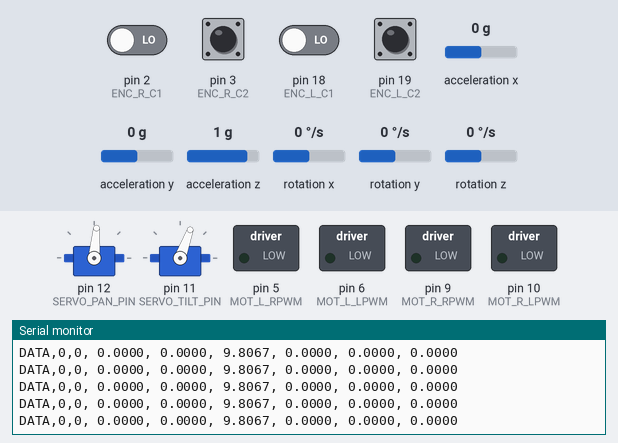
This sketch was run on a simulated Arduino Mega 2560, built with avr-gcc and run on an emulated ATmega2560. On the bench: 2 × servo, switched loads named in the sketch (green lamp = pin HIGH), the last lines printed to the serial monitor. Inputs (shaded band) come from the test bench; at power-on: pin 3 (ENC_R_C2), pin 19 (ENC_L_C2) HIGH, pin 2 (ENC_R_C1), pin 18 (ENC_L_C1) LOW, acceleration x 0 g, acceleration y 0 g, acceleration z 1 g, rotation x 0 °/s, rotation y 0 °/s, rotation z 0 °/s.

Above: at 1.3 s.
1.4 s: acceleration x set to -0.2 g
At 1.42 s:
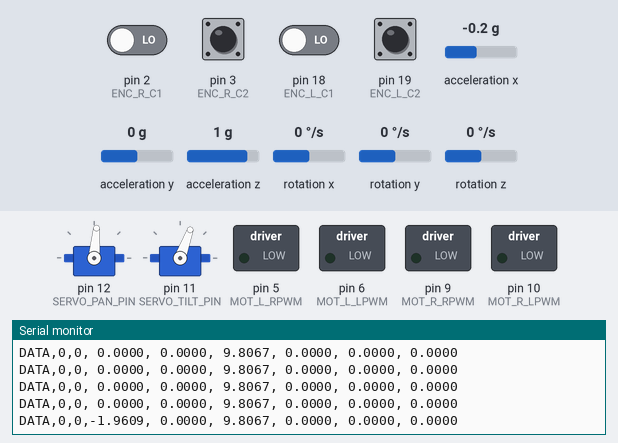
3.3 s: acceleration y set to -0.2 g
At 3.32 s:
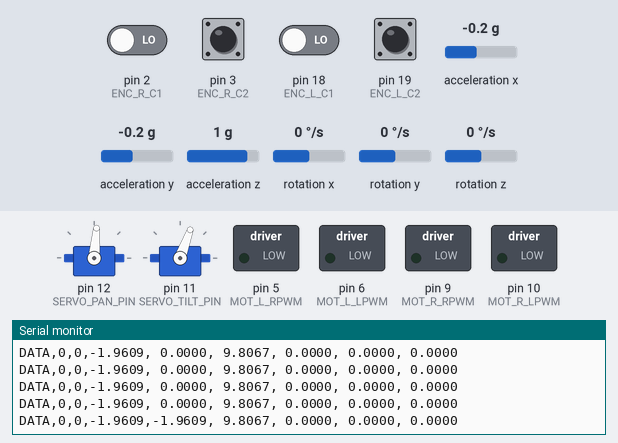
5.2 s: acceleration z set to 0.1 g
At 5.22 s:
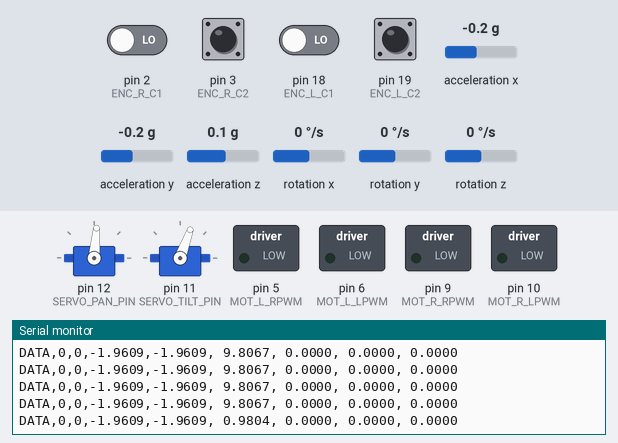
6.7 s: acceleration z set to -0.2 g
At 6.72 s:
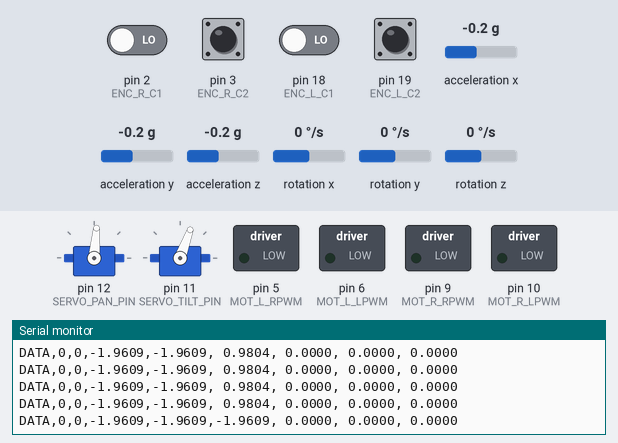

Measured:
- the behaviour switches between 0 and -0.1 g on acceleration x (found by bisection; images 0 and 1)
- the behaviour switches between 0 and -0.1 g on acceleration y (found by bisection; images 1 and 2)
- the behaviour switches between 0 and -0.1 g on acceleration z (found by bisection; images 3 and 4)
- after the input at 1.4 s, the serial monitor: prints a new line at once (image 1)
- after the input at 3.3 s, the serial monitor: prints a new line at once (image 2)
- after the input at 5.2 s, the serial monitor: prints a new line at once (image 3)
- after the input at 6.7 s, the serial monitor: prints a new line at once (image 4)

The sketch:

robot_firmware.ino
```cpp
/*
* Differential Drive Tracked Robot - Arduino Mega 2560 Firmware
*
* Required Libraries:
*   - Wire.h        (built-in)
*   - MPU6050.h     (Install from Library Manager: "MPU6050 by Electronic Cats"
*                    or "I2Cdevlib-MPU6050" by Jeff Rowberg)
*   - I2Cdev.h      (bundled with MPU6050 library above)
*
* Hardware:
*   - Encoder LEFT:  C1->Pin18(INT5), C2->Pin19(INT4), 3960 PPR
*   - Encoder RIGHT: C1->Pin2(INT0),  C2->Pin3(INT1),  3960 PPR
*   - Motor LEFT:    RPWM->Pin5, LPWM->Pin6  (BTS7960, EN hardwired 5V)
*   - Motor RIGHT:   RPWM->Pin9, LPWM->Pin10 (BTS7960, EN hardwired 5V)
*   - MPU6050:       SDA->Pin20, SCL->Pin21
*
* Serial Protocol (115200 baud):
*   Pi -> Arduino:  "CMD,<v_left>,<v_right>\n"  (m/s, float)
*   Arduino -> Pi:  "DATA,<tL>,<tR>,<ax>,<ay>,<az>,<gx>,<gy>,<gz>\n"
*   Data rate: 20 Hz (every 50 ms)
*/


#include <Servo.h>
#include <Wire.h>
#include <I2Cdev.h>
#include <MPU6050.h>


// ============================================================
// Pin Definitions
// ============================================================


// Encoder LEFT
#define ENC_L_C1  18  // INT5
#define ENC_L_C2  19  // INT4


// Encoder RIGHT
#define ENC_R_C1  2   // INT0
#define ENC_R_C2  3   // INT1


// Motor LEFT (BTS7960)
#define MOT_L_RPWM  5   // Forward
#define MOT_L_LPWM  6   // Reverse


// Motor RIGHT (BTS7960)
#define MOT_R_RPWM  9   // Forward
#define MOT_R_LPWM  10  // Reverse


// Pan-Tilt Servos
#define SERVO_PAN_PIN   12
#define SERVO_TILT_PIN  11


// ============================================================
// Robot Parameters
// ============================================================


#define WHEEL_RADIUS    0.03f   // meters
#define WHEELBASE       0.22f   // meters
#define ENCODER_PPR     3960L   // pulses per revolution (output shaft)
#define MAX_SPEED       0.3f    // m/s


// Conversion: v = (delta_ticks / PPR) * 2 * PI * r / dt
// At 50ms interval: v = (delta_ticks / 3960) * 2 * PI * 0.03 / 0.05
#define TICKS_TO_MPS    (2.0f * PI * WHEEL_RADIUS / (float)ENCODER_PPR)


// ============================================================
// Timing
// ============================================================


#define CONTROL_INTERVAL_MS   50    // 20 Hz
#define CMD_TIMEOUT_MS        1000  // Safety stop if no command


// ============================================================
// PID Parameters
// ============================================================


#define KP  350.0f
#define KI  80.0f
#define KD  4.0f
#define PWM_DEADBAND_L 50
#define PWM_DEADBAND_R 62
#define INTEGRAL_LIMIT  250.0f
#define PWM_MAX         255


// ============================================================
// MPU6050 Calibration Offsets (adjust after calibration)
// ============================================================


#define ACCEL_OFFSET_X  0
#define ACCEL_OFFSET_Y  0
#define ACCEL_OFFSET_Z  0
#define GYRO_OFFSET_X   0
#define GYRO_OFFSET_Y   0
#define GYRO_OFFSET_Z   0


// ============================================================
// Global Variables
// ============================================================


// Encoder tick counters (volatile, accessed in ISRs)
volatile long enc_ticks_L = 0;
volatile long enc_ticks_R = 0;


// Previous tick snapshots for velocity calculation
long prev_ticks_L = 0;
long prev_ticks_R = 0;


// PID state - LEFT
float pid_setpoint_L = 0.0f;
float pid_integral_L = 0.0f;
float pid_prev_error_L = 0.0f;


// PID state - RIGHT
float pid_setpoint_R = 0.0f;
float pid_integral_R = 0.0f;
float pid_prev_error_R = 0.0f;


// MPU6050
MPU6050 mpu;
int16_t raw_ax, raw_ay, raw_az;
int16_t raw_gx, raw_gy, raw_gz;


// Timing
unsigned long last_control_time = 0;
unsigned long last_cmd_time = 0;


// Serial parsing buffer
#define SERIAL_BUF_SIZE 64
char serial_buf[SERIAL_BUF_SIZE];
uint8_t serial_idx = 0;


// Pan-Tilt States
Servo panServo;
Servo tiltServo;

int targetPan = 85;
int targetTilt = 70;
int currentPan = 85;
int currentTilt = 70;
unsigned long lastServoUpdateTime = 0;
#define SERVO_UPDATE_INTERVAL_MS 15


// ============================================================
// Encoder ISRs - Quadrature X4 Decoding
// ============================================================


// LEFT encoder - C1 (Pin 18) change
void isr_enc_L_C1() {
 uint8_t c1 = digitalRead(ENC_L_C1);
 uint8_t c2 = digitalRead(ENC_L_C2);
 if (c1 == c2) {
   enc_ticks_L++;
 } else {
   enc_ticks_L--;
 }
}


// LEFT encoder - C2 (Pin 19) change
void isr_enc_L_C2() {
 uint8_t c1 = digitalRead(ENC_L_C1);
 uint8_t c2 = digitalRead(ENC_L_C2);
 if (c1 == c2) {
   enc_ticks_L--;
 } else {
   enc_ticks_L++;
 }
}


// RIGHT encoder - C1 (Pin 2) change
void isr_enc_R_C1() {
 uint8_t c1 = digitalRead(ENC_R_C1);
 uint8_t c2 = digitalRead(ENC_R_C2);
 if (c1 == c2) {
   enc_ticks_R--;
 } else {
   enc_ticks_R++;
 }
}


// RIGHT encoder - C2 (Pin 3) change
void isr_enc_R_C2() {
 uint8_t c1 = digitalRead(ENC_R_C1);
 uint8_t c2 = digitalRead(ENC_R_C2);
 if (c1 == c2) {
   enc_ticks_R++;
 } else {
   enc_ticks_R--;
 }
}


// ============================================================
// Setup Functions
// ============================================================


void setupEncoders() {
pinMode(ENC_L_C1, INPUT);
pinMode(ENC_L_C2, INPUT);
pinMode(ENC_R_C1, INPUT);
pinMode(ENC_R_C2, INPUT);


 // Attach interrupts on CHANGE for full quadrature (X4)
 attachInterrupt(digitalPinToInterrupt(ENC_L_C1), isr_enc_L_C1, CHANGE);
 attachInterrupt(digitalPinToInterrupt(ENC_L_C2), isr_enc_L_C2, CHANGE);
 attachInterrupt(digitalPinToInterrupt(ENC_R_C1), isr_enc_R_C1, CHANGE);
 attachInterrupt(digitalPinToInterrupt(ENC_R_C2), isr_enc_R_C2, CHANGE);
}


void setupMotors() {
 pinMode(MOT_L_RPWM, OUTPUT);
 pinMode(MOT_L_LPWM, OUTPUT);
 pinMode(MOT_R_RPWM, OUTPUT);
 pinMode(MOT_R_LPWM, OUTPUT);


 // Start with motors stopped
 analogWrite(MOT_L_RPWM, 0);
 analogWrite(MOT_L_LPWM, 0);
 analogWrite(MOT_R_RPWM, 0);
 analogWrite(MOT_R_LPWM, 0);
}


void setupMPU() {
 Wire.begin();
 Wire.setClock(400000);  // 400 kHz I2C


 mpu.initialize();


 if (!mpu.testConnection()) {
   Serial.println("ERROR: MPU6050 not found!");
 } else {
   Serial.println("MPU6050 connected.");
 }


 // Apply calibration offsets
 mpu.setXAccelOffset(ACCEL_OFFSET_X);
 mpu.setYAccelOffset(ACCEL_OFFSET_Y);
 mpu.setZAccelOffset(ACCEL_OFFSET_Z);
 mpu.setXGyroOffset(GYRO_OFFSET_X);
 mpu.setYGyroOffset(GYRO_OFFSET_Y);
 mpu.setZGyroOffset(GYRO_OFFSET_Z);


 // Set ranges: ±2g accel, ±250 deg/s gyro
 mpu.setFullScaleAccelRange(MPU6050_ACCEL_FS_2);
 mpu.setFullScaleGyroRange(MPU6050_GYRO_FS_250);
}


// ============================================================
// Motor Control
// ============================================================


// Set PWM for a motor side. pwm_value is signed: positive=forward, negative=reverse.
// side: 0 = LEFT, 1 = RIGHT
void setPWM(uint8_t side, int16_t pwm_value) {
 // Clamp to valid range
 if (pwm_value > PWM_MAX) pwm_value = PWM_MAX;
 if (pwm_value < -PWM_MAX) pwm_value = -PWM_MAX;


 uint8_t rpwm_pin, lpwm_pin;
 if (side == 0) {
   rpwm_pin = MOT_L_RPWM;
   lpwm_pin = MOT_L_LPWM;
 } else {
   rpwm_pin = MOT_R_RPWM;
   lpwm_pin = MOT_R_LPWM;
 }


 // Deadband compensation: map non-zero PWM to above motor threshold
 if (pwm_value != 0) {
   int deadband = (side == 0) ? PWM_DEADBAND_L : PWM_DEADBAND_R;
   int abs_pwm = (pwm_value > 0) ? pwm_value : -pwm_value;
   // Scale abs_pwm (1-255) to (deadband-255)
   abs_pwm = deadband + (int)((255 - deadband) * (abs_pwm - 1) / 254.0f);
   abs_pwm = constrain(abs_pwm, deadband, 255);
   pwm_value = (pwm_value > 0) ? abs_pwm : -abs_pwm;
 }


 if (pwm_value > 0) {
   analogWrite(lpwm_pin, 0);
   analogWrite(rpwm_pin, (uint8_t)pwm_value);
 } else if (pwm_value < 0) {
   analogWrite(rpwm_pin, 0);
   analogWrite(lpwm_pin, (uint8_t)(-pwm_value));
 } else {
   analogWrite(rpwm_pin, 0);
   analogWrite(lpwm_pin, 0);
 }
}


// ============================================================
// PID Controller
// ============================================================


// Compute PID for one wheel. Returns signed PWM output.
// setpoint and measured are in m/s. dt is in seconds.
int16_t computePID(float setpoint, float measured, float dt,
                  float *integral, float *prev_error) {
 float error = setpoint - measured;


 // Proportional
 float p_term = KP * error;


 // Integral with anti-windup
 // Boost integral accumulation when error is large
 float integral_gain = (fabsf(error) > 0.05f) ? 2.0f : 1.0f;
 *integral += error * dt * integral_gain;
 if (*integral > INTEGRAL_LIMIT) *integral = INTEGRAL_LIMIT;
 if (*integral < -INTEGRAL_LIMIT) *integral = -INTEGRAL_LIMIT;
 float i_term = KI * (*integral);


 // Derivative
 float d_term = 0.0f;
 if (dt > 0.0f) {
   d_term = KD * (error - *prev_error) / dt;
 }
 *prev_error = error;


 // Sum and clamp
 float output = p_term + i_term + d_term;


 // Direction is determined by setpoint sign; PID output magnitude drives PWM
 int16_t pwm_out;
 if (setpoint >= 0.0f) {
   pwm_out = (int16_t)constrain(output, 0, PWM_MAX);
 } else {
   // For negative setpoint, error and output are negative
   // output will be negative, so we pass it through directly
   pwm_out = (int16_t)constrain(output, -PWM_MAX, 0);
 }


 // If setpoint is zero, force output to zero (coast)
 if (fabsf(setpoint) < 0.001f) {
   *integral = 0.0f;
   *prev_error = 0.0f;
   pwm_out = 0;
 }


 return pwm_out;
}


// ============================================================
// MPU6050 Reading
// ============================================================


// Accel scale: ±2g  -> 16384 LSB/g  -> 1 LSB = 9.80665/16384 m/s²
// Gyro scale:  ±250 -> 131 LSB/°/s  -> 1 LSB = (PI/180)/131 rad/s
#define ACCEL_SCALE  (9.80665f / 16384.0f)
#define GYRO_SCALE   (PI / 180.0f / 131.0f)


float ax_mps2, ay_mps2, az_mps2;  // m/s²
float gx_rads, gy_rads, gz_rads;  // rad/s


void readMPU() {
 mpu.getMotion6(&raw_ax, &raw_ay, &raw_az, &raw_gx, &raw_gy, &raw_gz);


 ax_mps2 = (float)raw_ax * ACCEL_SCALE;
 ay_mps2 = (float)raw_ay * ACCEL_SCALE;
 az_mps2 = (float)raw_az * ACCEL_SCALE;


 gx_rads = (float)raw_gx * GYRO_SCALE;
 gy_rads = (float)raw_gy * GYRO_SCALE;
 gz_rads = (float)raw_gz * GYRO_SCALE;
}


// ============================================================
// Serial Communication
// ============================================================


// Parse incoming serial commands. Uses char array + strtok, no String class.
void parseSerial() {
 while (Serial.available() > 0) {
   char c = (char)Serial.read();


   if (c == '\n' || c == '\r') {
     if (serial_idx > 0) {
       serial_buf[serial_idx] = '\0';
       processCommand(serial_buf);
       serial_idx = 0;
     }
   } else {
     if (serial_idx < SERIAL_BUF_SIZE - 1) {
       serial_buf[serial_idx++] = c;
     } else {
       // Buffer overflow, reset
       serial_idx = 0;
     }
   }
 }
}


void processCommand(char *buf) {
 // Expected format: "CMD,<v_left>,<v_right>"
 char *token = strtok(buf, ",");
 if (token == NULL) return;


 // Check header
 if (strcmp(token, "CMD") == 0) {
   // Parse v_left
   token = strtok(NULL, ",");
   if (token == NULL) return;
   float v_left = atof(token);

   // Parse v_right
   token = strtok(NULL, ",");
   if (token == NULL) return;
   float v_right = atof(token);

   // Clamp to max speed
   if (v_left > MAX_SPEED) v_left = MAX_SPEED;
   if (v_left < -MAX_SPEED) v_left = -MAX_SPEED;
   if (v_right > MAX_SPEED) v_right = MAX_SPEED;
   if (v_right < -MAX_SPEED) v_right = -MAX_SPEED;

   // Reset integral when direction changes to prevent overshoot
   if ((v_left > 0.0f && pid_setpoint_L < 0.0f) || (v_left < 0.0f && pid_setpoint_L > 0.0f)) {
     pid_integral_L = 0.0f;
   }
   if ((v_right > 0.0f && pid_setpoint_R < 0.0f) || (v_right < 0.0f && pid_setpoint_R > 0.0f)) {
     pid_integral_R = 0.0f;
   }
   pid_setpoint_L = v_left;
   pid_setpoint_R = v_right;
   last_cmd_time = millis();
 }
 else if (strcmp(token, "SERVO") == 0) {
   // Parse pan angle
   token = strtok(NULL, ",");
   if (token == NULL) return;
   int pan = atoi(token);

   // Parse tilt angle
   token = strtok(NULL, ",");
   if (token == NULL) return;
   int tilt = atoi(token);

   // Clamp to safe angles
   targetPan = constrain(pan, 0, 180);
   targetTilt = constrain(tilt, 0, 180);
 }
}


// Send data packet to Pi
void sendData(long ticks_L, long ticks_R) {
 char ax_s[10], ay_s[10], az_s[10];
 char gx_s[10], gy_s[10], gz_s[10];
 float ax = isnan(ax_mps2) ? 0.0f : ax_mps2;
 float ay = isnan(ay_mps2) ? 0.0f : ay_mps2;
 float az = isnan(az_mps2) ? 0.0f : az_mps2;
 float gx = isnan(gx_rads) ? 0.0f : gx_rads;
 float gy = isnan(gy_rads) ? 0.0f : gy_rads;
 float gz = isnan(gz_rads) ? 0.0f : gz_rads;


 dtostrf(ax, 7, 4, ax_s);
 dtostrf(ay, 7, 4, ay_s);
 dtostrf(az, 7, 4, az_s);
 dtostrf(gx, 7, 4, gx_s);
 dtostrf(gy, 7, 4, gy_s);
 dtostrf(gz, 7, 4, gz_s);


 Serial.print("DATA,");
 Serial.print(ticks_L);
 Serial.print(',');
 Serial.print(ticks_R);
 Serial.print(',');
 Serial.print(ax_s);
 Serial.print(',');
 Serial.print(ay_s);
 Serial.print(',');
 Serial.print(az_s);
 Serial.print(',');
 Serial.print(gx_s);
 Serial.print(',');
 Serial.print(gy_s);
 Serial.print(',');
 Serial.println(gz_s);
}


// ============================================================
// Main Setup
// ============================================================


void setup() {
 Serial.begin(115200);
 delay(100); // Wait for UART to stabilize (Mega uses hardware UART, not native USB)


 Serial.println("Robot firmware starting...");


 setupEncoders();
 setupMotors();
 setupMPU();

 // Attach and init Servos
 panServo.attach(SERVO_PAN_PIN);
 tiltServo.attach(SERVO_TILT_PIN);
 panServo.write(currentPan);
 tiltServo.write(currentTilt);


 last_control_time = millis();
 last_cmd_time = millis();


 Serial.println("Robot firmware ready.");
}


// ============================================================
// Main Loop
// ============================================================


void loop() {
 // Always parse incoming serial data
 parseSerial();


 unsigned long now = millis();


 // Run control loop at 20 Hz
 if (now - last_control_time >= CONTROL_INTERVAL_MS) {
   float dt = (float)(now - last_control_time) / 1000.0f;
   last_control_time = now;


   // --- Safety timeout ---
   if (now - last_cmd_time > CMD_TIMEOUT_MS) {
     pid_setpoint_L = 0.0f;
     pid_setpoint_R = 0.0f;
   }


   // --- Read encoder ticks atomically ---
   noInterrupts();
   long current_ticks_L = enc_ticks_L;
   long current_ticks_R = enc_ticks_R;
   interrupts();


   // --- Compute actual velocity (m/s) ---
   long delta_L = current_ticks_L - prev_ticks_L;
   long delta_R = current_ticks_R - prev_ticks_R;
   prev_ticks_L = current_ticks_L;
   prev_ticks_R = current_ticks_R;


   float velocity_L = (float)delta_L * TICKS_TO_MPS / dt;
   float velocity_R = (float)delta_R * TICKS_TO_MPS / dt;


   // --- PID control ---
   int16_t pwm_L = computePID(pid_setpoint_L, velocity_L, dt,
                               &pid_integral_L, &pid_prev_error_L);
   int16_t pwm_R = computePID(pid_setpoint_R, velocity_R, dt,
                               &pid_integral_R, &pid_prev_error_R);


   // --- Apply PWM to motors ---
   setPWM(0, pwm_L);  // LEFT
   setPWM(1, pwm_R);  // RIGHT


   // --- Read IMU ---
   readMPU();


   // --- Send data to Pi ---
   sendData(current_ticks_L, current_ticks_R);
 }

 // --- Update servo angles smoothly (Non-blocking) ---
 if (now - lastServoUpdateTime >= SERVO_UPDATE_INTERVAL_MS) {
   lastServoUpdateTime = now;

   // Smoothly step Pan angle
   if (currentPan < targetPan) currentPan++;
   else if (currentPan > targetPan) currentPan--;
   panServo.write(currentPan);

   // Smoothly step Tilt angle
   if (currentTilt < targetTilt) currentTilt++;
   else if (currentTilt > targetTilt) currentTilt--;
   tiltServo.write(currentTilt);
 }
}
```
